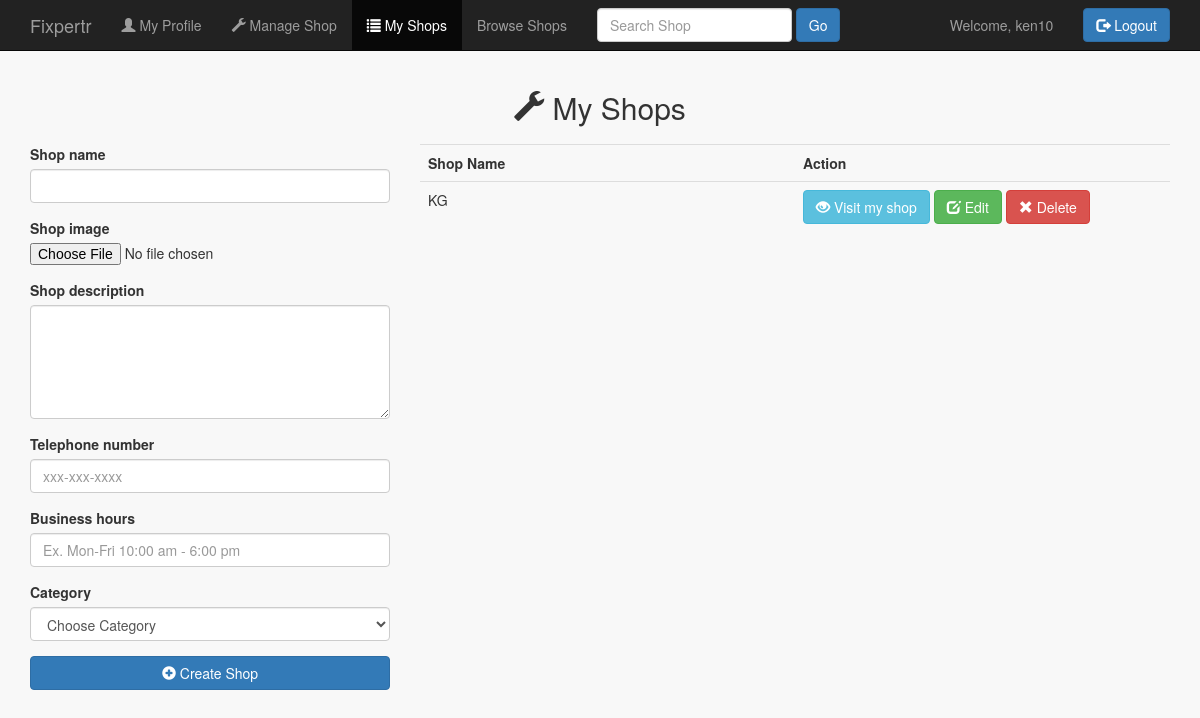
Before: /my_shops.php (signed in) with the older database file.
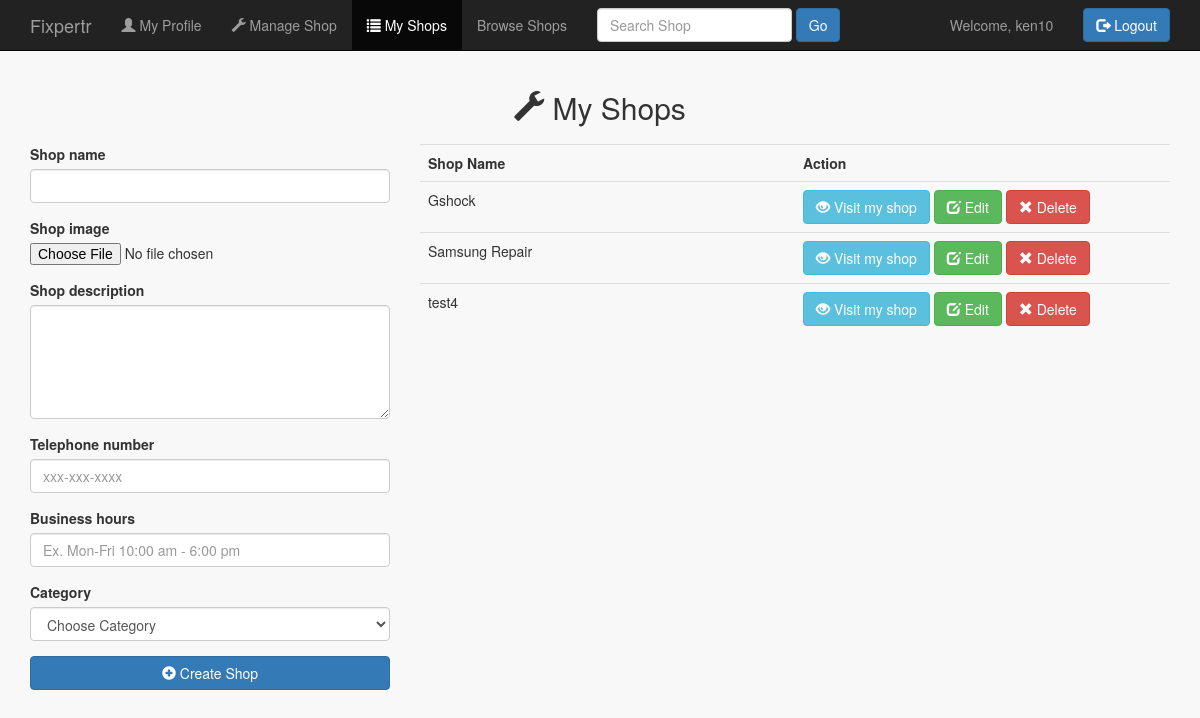
After: the same page with the newer database file.
### tables this page shows
CREATE TABLE IF NOT EXISTS `shops` (
  `shop_id` int(11) NOT NULL AUTO_INCREMENT,
  `user_id` int(11) NOT NULL,
  `shop_name` varchar(256) NOT NULL,
  `shop_description` varchar(256) NOT NULL,
  `shop_image` varchar(256) NOT NULL,
  `shop_contact` varchar(256) NOT NULL,
  `shop_hours` varchar(256) NOT NULL,
  `shop_category` varchar(256) NOT NULL,
  PRIMARY KEY (`shop_id`),
  KEY `shops_ibfk_1` (`user_id`)
);

### public/my_shops.php (the view, shortened to what this page needs)
<?php
  include_once '../includes/db_connection.php';
    $shop_name = '';
    $fileNameNew = '';
    $shop_description = '';
    $shop_contact = '';
    $shop_schedule = '';
    $edit_state = false;
  $results = mysqli_query($connection, "SELECT * FROM shops WHERE user_id = ".$_SESSION['u_id']."");
?>
<!doctype html>
<html lang="en">
  <head>
    <link rel="stylesheet" type="text/css" href="stylesheets/bootstrap.min.css">
    <link rel="stylesheet" type="text/css" href="stylesheets/mystyles.css">
  </head>
  <body id="my_shops">
  <?php include '../includes/layouts/header.php';?>
    <div class="content container">
     <h2 class="text-center" style="margin-bottom: 20px;"><span class="glyphicon glyphicon-wrench"></span> My Shops</h2>
    <div class="row">
      <div class="col-md-4">
       <form id="" action="<?php echo $_SERVER['PHP_SELF'];?>" method="POST" enctype="multipart/form-data">
                        <div class="form-group">
                            <label for="shop_name">Shop name</label>
                            <input type="text" class="form-control" name="shop_name" value="<?php echo $shop_name;?>">
                        </div>
                         <div class="form-group">
                          <label for="shop_image">Shop image</label>
                            <input type="file" name="file" value="<?php echo $fileNameNew?>">
                        </div>
                        <div class="form-group">
                            <label for="shop_desc">Shop description</label>
                             <textarea class="form-control" rows="5" id="comment" name="shop_desc" ><?php echo $shop_description;?></textarea>
                        </div>
                        <div class="form-group">
                            <label for="shop_contact">Telephone number</label>
                            <input type="text" class="form-control" name="shop_contact" placeholder="xxx-xxx-xxxx" value="<?php echo $shop_contact;?>">
                        </div>
                        <div class="form-group">
                              <label for="shop_hours">Business hours</label>
                              <input type="text" class="form-control" name="shop_schedule" placeholder="Ex. Mon-Fri 10:00 am - 6:00 pm" value="<?php echo $shop_schedule ;?>">
                        </div>
                         <div class="form-group">
                            <label for="selectCategory">Category</label>
                            <select class="form-control" name="selectCategory" id="selectCategory" >
                            <option value="">Choose Category</option>
                          </select>
                          </div>
                          <?php if($edit_state == false): ?>
                            <button  type="submit" name="submit" class="btn btn-primary btn-block"><span class="glyphicon glyphicon-plus-sign"> </span> Create Shop</button>
                          <?php else: ?>
                            <button  type="submit" name="update" class="btn btn-primary btn-block"><span class="glyphicon glyphicon-refresh"></span> Update Shop</button>
                          <?php endif ?>
                      </form>
      </div>
        <div class="col-md-8">
          <div class="table-responsive"  >
              <table class="table">
                <tr>
                  <th width="20%">Shop Name</th>
                  <th width="20%">Action</th>
                </tr>
                 <?php while ($row = mysqli_fetch_array($results)) { ?>
                  <tr>
                      <td><?php echo $row['shop_name']; ?></td>
                      <td>
                      <a href="p_myshop.php?myshop=<?php echo $row['shop_id']?>" class="btn btn-info" role="button"><span class="glyphicon glyphicon-eye-open"></span> Visit my shop</a>
                      <a href="my_shops.php?edit=<?php echo $row['shop_id']?>" class="btn btn-success" role="button"><span class="glyphicon glyphicon-edit"></span> Edit</a>
                      <a href="#" data-toggle="modal" data-target="#myModal" class="btn btn-danger" role="button"><span class="glyphicon glyphicon-remove"></span> Delete</a>
                      </td>
                  </tr>
                  <?php } ?>
              </table>
            </div>
        </div>
      </div>
    </div>
    <?php include '../includes/layouts/footer.php';?>

Changed rows visible on the page:
removed shops: shop_name "KG"
added shops: shop_name "Gshock"
added shops: shop_name "Samsung Repair"
added shops: shop_name "test4"
